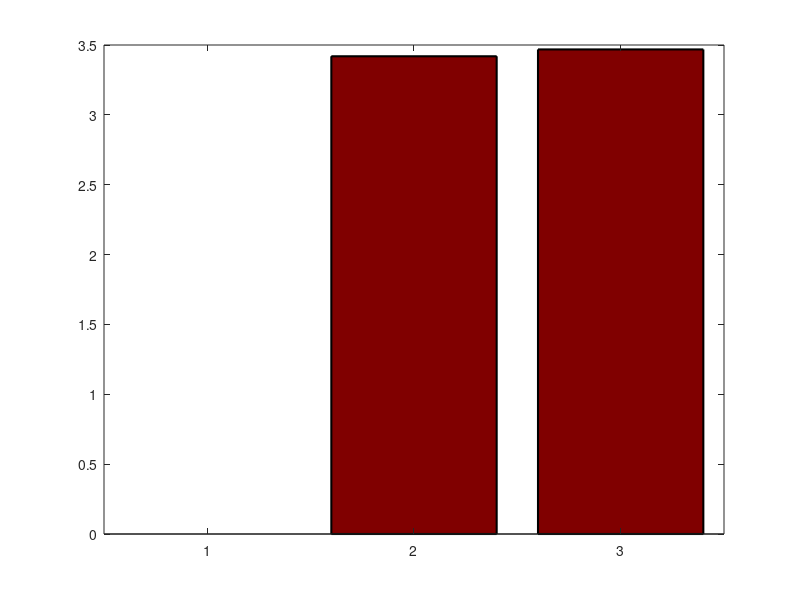

Source code (MATLAB): (Note: this script raises an error after producing the figure.)

Off   = [0,0,0];
onOff = [3.3005, 3.4542, 3.5671, 3.3554];
offOn = [3.3845, 3.6259, 3.3945];

X = [mean(Off),mean(onOff),mean(offOn)];
sX = [std(Off),std(onOff),std(offOn)];

%%
bar(X,'FaceColor',[0.5 0 0],'EdgeColor',[0 0 0],'LineWidth',1.5);hold on
errorbar(1:3,X,sX,'Marker','.','LineStyle','none','Color',[0 0 0],'LineWidth',1.5,'MarkerSize',5);%hold on
hold off
ylabel('Lesion Area (mm^2)','fontsize',18);
set(gca,'LineWidth',2,'FontSize',18);
set(gca,'XTickLabel',{'No Laser','Off-7.5s','On-7.5s'},'XTickLabelRotation',45);
set(gca,'Ytick',0:0.5:5);
xlim([0.5 3.5])

name = 'LaserOnOff';

saveas(gcf,name,'tiffn');saveas(gcf,[name '.fig']);saveas(gcf,[name '.eps'],'epsc');

%%

bWidth = 0.4;

bar(0.5,X(1),bWidth,'FaceColor',[0 0 0.4],'EdgeColor',[0 0 0],'LineWidth',1);hold on
bar(1,X(2),bWidth,'FaceColor',[0 0.4 0],'EdgeColor',[0 0 0],'LineWidth',1);
bar(1.5,X(3),bWidth,'FaceColor',[0.4 0 0],'EdgeColor',[0 0 0],'LineWidth',1);

errorbar(0.5,X(1),sX(1),'Marker','.','LineStyle','none','Color',[0 0 0],'LineWidth',1,'MarkerSize',5);
errorbar(1,X(2),sX(2),'Marker','.','LineStyle','none','Color',[0 0 0],'LineWidth',1,'MarkerSize',5);
errorbar(1.5,X(3),sX(3),'Marker','.','LineStyle','none','Color',[0 0 0],'LineWidth',1,'MarkerSize',5);
hold off

ylabel('Viability (%)','fontsize',18);
set(gca,'LineWidth',2,'FontSize',18);
%set(gca,'XTickLabel',{'A549+Laser','A549+NP','A549+NP+Laser'},'XTickLabelRotation',45);
legend('A549+Laser','A549+NP','A549+NP+Laser');
set(gca,'Ytick',0:25:100);set(gca,'Xtick',[]);
xlim([0.2 1.8])
title('Photothermal Therapy')


name = 'A549ToxPW';

%saveas(gcf,name,'tiffn');saveas(gcf,[name '.fig']);saveas(gcf,[name '.eps'],'epsc');